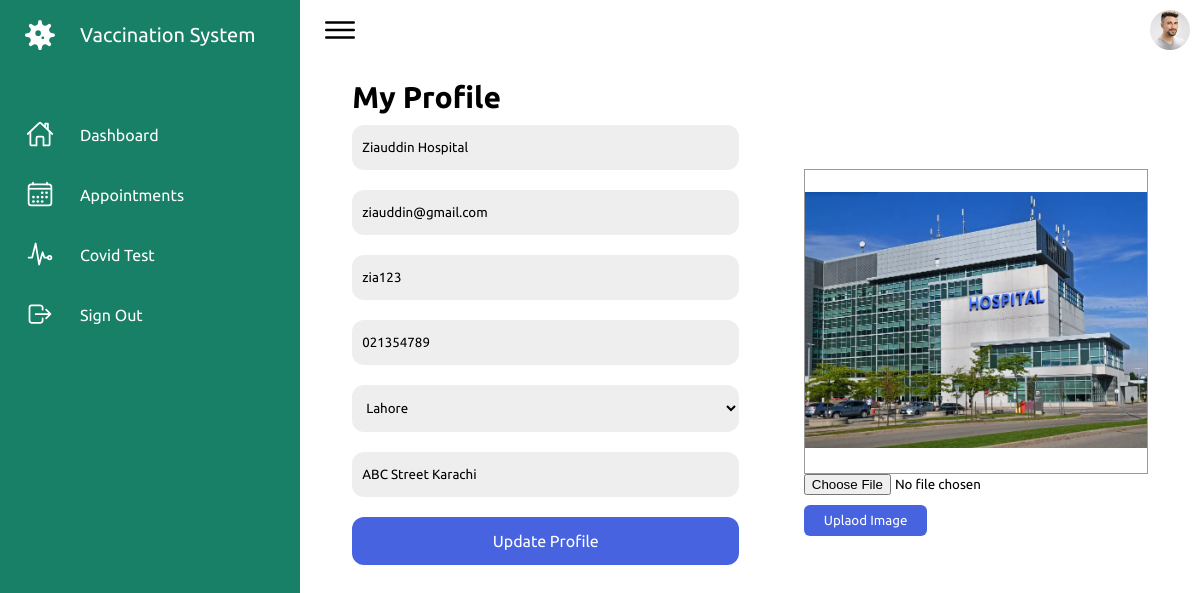
/Hospital/profile.php (signed in), run on the app's committed database.
### tables this page shows
CREATE TABLE `tbl_hospital` (
  `id` int(11) NOT NULL,
  `name` varchar(50) NOT NULL,
  `contact` varchar(15) NOT NULL,
  `cid` int(11) NOT NULL,
  `email` varchar(50) NOT NULL,
  `password` varchar(50) NOT NULL,
  `image` varchar(100) NOT NULL,
  `address` varchar(150) NOT NULL,
  `status` varchar(20) NOT NULL DEFAULT 'deactivate'
);

CREATE TABLE `tbl_city` (
  `id` int(11) NOT NULL,
  `name` varchar(50) NOT NULL
);

### Hospital/profile.php (the view, shortened to what this page needs)
<?php
    include("../Admin/connection.php");
    $query = "SELECT * FROM tbl_hospital WHERE id=$_SESSION[hospital_session]";
    $result = mysqli_query($connection,$query);
    $row = mysqli_fetch_assoc($result);
?>
<!DOCTYPE html>
<html lang="en">
<head>
    <link rel="stylesheet" href="assets/css/index.css">
</head>
<body>
    <div class="container">
        <?php
            include("navigation.php");
        ?>
        <div class="main">
            <div class="topbar">
                <div class="toggle">
                    <ion-icon name="menu-outline"></ion-icon>
                </div>
                <div class="user">
                    <a href='profile.php'><img src="assets/imgs/customer01.jpg" alt=""></a>
                </div>
            </div>
            <div class="mainContent">
                <div class="leftSide">
                    <h2 class="title">My Profile</h2>
                    <form method="post">
                        <input type="text" placeholder="Enter Your Name" name="name" required value="<?php echo $row['name']?>"><br>
                        <input type="email" placeholder="Enter Your Email" required name="email" value="<?php echo $row['email']?>"><br>
                        <input type="text" placeholder="Enter Your Password" required name="password" value="<?php echo $row['password']?>"><br>
                        <input type="text" placeholder="Enter Contact Number" required name="contact" value="<?php echo $row['contact']?>"><br>
                        <select name="city">
                        <?php
                            $query = "SELECT * FROM tbl_city";
                            $result = mysqli_query($connection,$query);
                            foreach ($result as $row1) {
                                echo "<option value='".$row1['id']."'";
                                if ($row['cid'] == $row1['id']) {
                                    echo " selected";
                                }
                                echo ">".$row1['name']."</option>";
                            }
                        ?>
                    </select><br>
                        <input type="text" placeholder="Enter Your Address" required name="address" value="<?php echo $row['address']?>"><br>
                        <input type="submit" value="Update Profile" name="btnupdate"><br>
                    </form>
                </div>
                <div class="rightSide">
                    <div class="image">
                        <img src="<?php echo $row['image']; ?>" alt="">
                    </div>
                    <form method="post" enctype="multipart/form-data">
                        <input type="file" name="image"><br>
                        <input type="submit" value="Uplaod Image" name="btnupload">
                    </form>
                </div>
            </div>
        </div>
    </div>
</body>
</html>

### Hospital/assets/css/index.css (style rules this page uses)
* { font-family: "Ubuntu", sans-serif; margin: 0; padding: 0; box-sizing: border-box; }
:root { --white: #fff; --gray: #f5f5f5; --black1: #222; --black2: #999; --green:#178066; }
body { min-height: 100vh; overflow-x: hidden; }
.container { position: relative; width: 100%; }
.main { position: absolute; width: calc(100% - 300px); left: 300px; min-height: 100vh; background: var(--white); transition: 0.5s; }
.topbar { width: 100%; height: 60px; display: flex; justify-content: space-between; align-items: center; padding: 0 10px; }
.toggle { position: relative; width: 60px; height: 60px; display: flex; justify-content: center; align-items: center; font-size: 2.5rem; cursor: pointer; }
.user { position: relative; width: 40px; height: 40px; border-radius: 50%; overflow: hidden; cursor: pointer; }
.user img { position: absolute; top: 0; left: 0; width: 100%; height: 100%; object-fit: cover; }

### Hospital/profile.php (style rules this page uses)
.mainContent { padding: 20px; display: flex; justify-content: space-around; align-items: center; }
.mainContent .title { font-size: 30px; }
.mainContent .leftSide { width: 45%; }
.mainContent .leftSide input, .mainContent .leftSide select { padding: 15px 10px; border: none; outline: none; background-color: #eee; border-radius: 12px; margin: 10px 0px; width: 100%; }
.mainContent .leftSide input[type="submit"] { background-color: #4763e0; color: #fff; font-size: 16px; }
.mainContent .rightSide { width: 40%; }
.mainContent .rightSide .image { margin-top: 50px; width: 100%; border: 1px solid #999; }
.mainContent .rightSide .image img { width: 100%; height: 300px; object-fit: contain; }
.mainContent .rightSide input[type="submit"] { background-color: #4763e0; padding: 8px 20px; color: #fff; border-radius: 6px; margin-top: 10px; border: none; outline: none; }

### data on the page
tbl_hospital: name "Ziauddin Hospital", email "ziauddin@gmail.com", password "zia123", contact "021354789", city "Lahore", address "ABC Street Karachi", image (picture)
